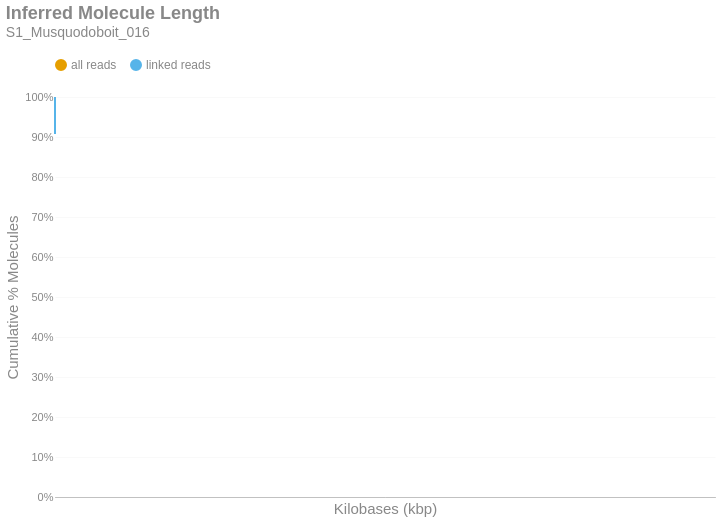

Notebook code cell kept with this figure:
### Markdown cell above
### Inferred Molecule Length
This is the cumulative frequency distribution of molecule lengths inferred from the first and last alignment positions along a contig for all alignments associated with a single linked-read barcode on a given contig.There are two distributions: one with `all` the alignments (yellow) and another with only `linked reads` (blue). The percent of molecules in the `linked reads` distribution is relative to the total number of linked molecules.

### Code cell
if SKIPLR:
    print_html(f"Skipped")
else:
    binned_df = consolidated_hist(valids['length_inferred']/1000, mask, 10, True)
    binned_df = binned_df.with_columns(
        pl.when(pl.col('bin').cast(pl.Utf8) == '0').then(pl.lit('1')).otherwise(pl.col('bin').cast(pl.Utf8)).alias('bin')
    )
    with SafeRender(binned_df):
        (
            density_plot(binned_df, 'Inferred Molecule Length', samplename, 'inferredlen')
            .transform_calculate(bin_kb='datum.bin / 1000')
            .encode(
                x=alt.X('bin_kb:Q', title="Kilobases (kbp)").scale(type='log', padding=0).axis(labelAngle=-40),
                y=alt.Y('value:Q', title='Cumulative % Molecules')
                    .axis(format='%')
                    .stack(False)
                    .scale(domainMin=0, domainMax=1,padding=0),
                color=alt.Color("key:N").scale(domain = ["all reads", "linked reads"]),
                tooltip = [
                    alt.Tooltip("key:N", title = "Data Type"),
                    alt.Tooltip("range_label:N", title="Kilobases"),
                    alt.Tooltip("value:Q", format = ".2%", title="% Molecules (Cum.)")
                ]
            )
        ).display()

### Figure 1 — Vega-Lite specification as saved in the notebook (floating-point values rounded to 4 significant figures)
{"width": "container", "height": 400, "config": {"title": {"anchor": "start", "dy": -15, "fontSize": 18, "color": "#888888", "subtitleColor": "#888888", "subtitleFontSize": 14}, "arc": {"fill": "#0072B2"}, "axis": {"domainColor": "#888888", "domainWidth": 0.5, "gridWidth": 0.2, "grid": false, "titleFontWeight": 400, "titleFontSize": 15, "labelFontSize": 11, "labelColor": "#888888", "tickColor": "#888888", "tickWidth": 0.2, "titleColor": "#888888"}, "axisBand": {"grid": false}, "axisX": {"grid": true, "tickSize": 10, "domainCap": "round"}, "axisY": {"domain": false, "grid": true, "tickSize": 0, "domainCap": "round"}, "background": "transparent", "header": {"labelFontSize": 15, "labelColor": "#888888", "titleFontSize": 15, "titleFontWeight": 600, "titleColor": "#888888"}, "legend": {"labelFont": "sans-serif", "labelFontSize": 12, "labelColor": "#888888", "symbolSize": 100, "symbolType": "circle", "titleFontSize": 12, "titlePadding": 10, "titleColor": "#888888", "title": null, "orient": "top"}, "range": {"category": ["#E69F00", "#56B4E9", "#009E73", "#F0E442", "#0072B2", "#D55E00", "#CC79A7", "#000000"], "diverging": ["#cfe8f3", "#a2d4ec", "#73bfe2", "#46abdb", "#1696d2", "#12719e"]}, "area": {"fill": "#0072B2", "fillOpacity": 0.7, "line": true, "strokeOpacity": 0.7}, "line": {"color": "#0072B2", "stroke": "#0072B2", "strokeWidth": 2}, "trail": {"color": "#0072B2", "stroke": "#0072B2", "strokeWidth": 0, "size": 1}, "point": {"filled": true, "fillOpacity": 1.0, "size": 95}, "text": {"color": "#888888", "fontSize": 11, "align": "right", "fontWeight": 400, "size": 11}, "bar": {"fill": "#0072B2", "stroke": null}, "view": {"stroke": null, "continuousWidth": 660, "continuousHeight": 400}}, "data": {"name": "data-17824cd53b2f53c2c373f3b7031c8414"}, "mark": {"type": "line", "interpolate": "monotone", "point": {"opacity": 0, "size": 275}}, "encoding": {"color": {"field": "key", "scale": {"domain": ["all reads", "linked reads"]}, "type": "nominal"}, "tooltip": [{"field": "key", "title": "Data Type", "type": "nominal"}, {"field": "range_label", "title": "Kilobases", "type": "nominal"}, {"field": "value", "format": ".2%", "title": "% Molecules (Cum.)", "type": "quantitative"}], "x": {"axis": {"labelAngle": -40}, "field": "bin_kb", "scale": {"type": "log", "padding": 0}, "title": "Kilobases (kbp)", "type": "quantitative"}, "y": {"axis": {"format": "%"}, "field": "value", "scale": {"domainMin": 0, "domainMax": 1, "padding": 0}, "stack": false, "title": "Cumulative % Molecules", "type": "quantitative"}}, "params": [{"name": "param_c36ac31b6afebe62", "select": {"type": "point", "fields": ["key"]}, "bind": "legend"}], "title": {"text": "Inferred Molecule Length", "subtitle": "S1_Musquodoboit_016"}, "transform": [{"fold": ["all reads (cumsum)", "linked reads (cumsum)"]}, {"calculate": "replace(datum.key, ' (cumsum)', '')", "as": "key"}, {"filter": {"param": "param_c36ac31b6afebe62"}}, {"calculate": "datum.bin / 1000", "as": "bin_kb"}], "usermeta": {"embedOptions": {"downloadFileName": "S1_Musquodoboit_016.inferredlen"}}, "$schema": "https://vega.github.io/schema/vega-lite/v6.1.0.json", "datasets": {"data-17824cd53b2f53c2c373f3b7031c8414": [{"bin": "0.0", "interval": "0.0-10.0", "all reads": 0.9952, "linked reads": 0.9075, "all reads (cumsum)": 0.9952, "linked reads (cumsum)": 0.9075, "range_label": "0-9"}, {"bin": "10.0", "interval": "10.0-20.0", "all reads": 0.002752, "linked reads": 0.05318, "all reads (cumsum)": 0.9979, "linked reads (cumsum)": 0.9606, "range_label": "10-19"}, {"bin": "20.0", "interval": "20.0-30.0", "all reads": 0.001176, "linked reads": 0.02283, "all reads (cumsum)": 0.9991, "linked reads (cumsum)": 0.9835, "range_label": "20-29"}, {"bin": "30.0", "interval": "30.0-40.0", "all reads": 0.000521, "linked reads": 0.009632, "all reads (cumsum)": 0.9996, "linked reads (cumsum)": 0.9931, "range_label": "30-39"}, {"bin": "40.0", "interval": "40.0-50.0", "all reads": 0.0003299, "linked reads": 0.005925, "all reads (cumsum)": 0.9999, "linked reads (cumsum)": 0.999, "range_label": "40-49"}, {"bin": "50.0", "interval": "50.0-60.0", "all reads": 3.386e-05, "linked reads": 0.0006552, "all reads (cumsum)": 1.0, "linked reads (cumsum)": 0.9997, "range_label": "50-59"}, {"bin": "60.0", "interval": "60.0-70.0", "all reads": 9.985e-06, "linked reads": 0.0001966, "all reads (cumsum)": 1.0, "linked reads (cumsum)": 0.9999, "range_label": "60-69"}, {"bin": "70.0", "interval": "70.0-80.0", "all reads": 3.473e-06, "linked reads": 5.616e-05, "all reads (cumsum)": 1.0, "linked reads (cumsum)": 0.9999, "range_label": "70-79"}, {"bin": "80.0", "interval": "80.0-90.0", "all reads": 8.683e-07, "linked reads": 1.872e-05, "all reads (cumsum)": 1.0, "linked reads (cumsum)": 1.0, "range_label": "80-89"}, {"bin": "90.0", "interval": "90.0-100.0", "all reads": 1.737e-06, "linked reads": 2.808e-05, "all reads (cumsum)": 1.0, "linked reads (cumsum)": 1.0, "range_label": "90-99"}, {"bin": "100.0", "interval": "100.0-110.0", "all reads": 4.341e-07, "linked reads": 9.361e-06, "all reads (cumsum)": 1.0, "linked reads (cumsum)": 1.0, "range_label": "100-109"}, {"bin": "110.0", "interval": "110.0-120.0", "all reads": 4.341e-07, "linked reads": 0.0, "all reads (cumsum)": 1.0, "linked reads (cumsum)": 1.0, "range_label": "110-119"}, {"bin": "120.0", "interval": "120.0-130.0", "all reads": 4.341e-07, "linked reads": 9.361e-06, "all reads (cumsum)": 1.0, "linked reads (cumsum)": 1.0, "range_label": "120-129"}]}}
